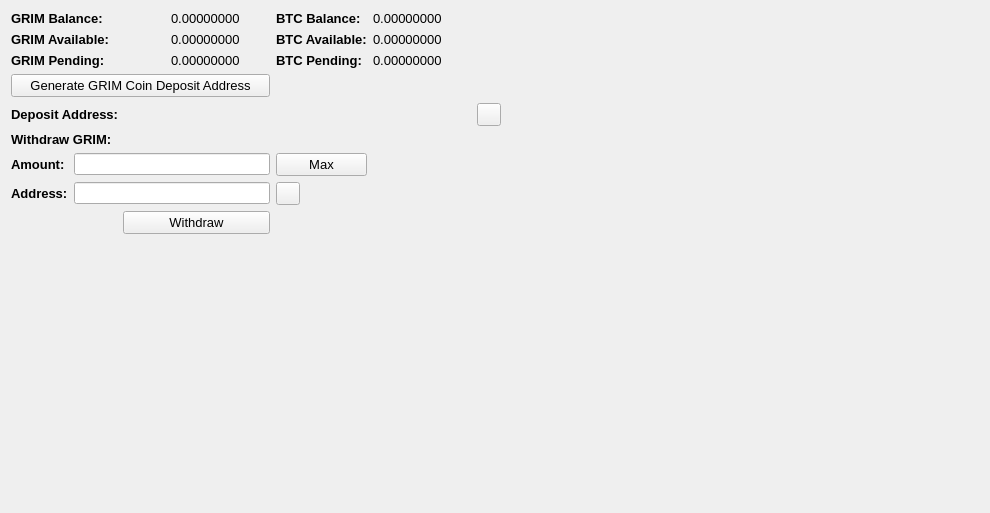
     <widget class="QWidget" name="BalanceTab">
      <attribute name="title">
       <string>Balance</string>
      </attribute>
      <layout class="QGridLayout" name="gridLayout_2">
       <item row="0" column="0" colspan="2">
        <widget class="QLabel" name="label_11">
         <property name="font">
          <font>
           <pointsize>10</pointsize>
           <weight>75</weight>
           <bold>true</bold>
          </font>
         </property>
         <property name="text">
          <string>GRIM Balance:</string>
         </property>
        </widget>
       </item>
       <item row="0" column="3">
        <widget class="QLabel" name="GRIMBalanceLabel">
         <property name="font">
          <font>
           <pointsize>10</pointsize>
          </font>
         </property>
         <property name="text">
          <string>0.00000000</string>
         </property>
         <property name="textInteractionFlags">
          <set>Qt::LinksAccessibleByMouse|Qt::TextSelectableByMouse</set>
         </property>
        </widget>
       </item>
       <item row="0" column="4">
        <widget class="QLabel" name="label_12">
         <property name="font">
          <font>
           <pointsize>10</pointsize>
           <weight>75</weight>
           <bold>true</bold>
          </font>
         </property>
         <property name="text">
          <string>BTC Balance:</string>
         </property>
        </widget>
       </item>
       <item row="0" column="5">
        <widget class="QLabel" name="BitcoinBalanceLabel">
         <property name="font">
          <font>
           <pointsize>10</pointsize>
          </font>
         </property>
         <property name="text">
          <string>0.00000000</string>
         </property>
         <property name="textInteractionFlags">
          <set>Qt::LinksAccessibleByMouse|Qt::TextSelectableByMouse</set>
         </property>
        </widget>
       </item>
       <item row="0" column="7" rowspan="10">
        <spacer name="horizontalSpacer_4">
         <property name="orientation">
          <enum>Qt::Horizontal</enum>
         </property>
         <property name="sizeHint" stdset="0">
          <size>
           <width>478</width>
           <height>488</height>
          </size>
         </property>
        </spacer>
       </item>
       <item row="1" column="0" colspan="2">
        <widget class="QLabel" name="label_13">
         <property name="font">
          <font>
           <pointsize>10</pointsize>
           <weight>75</weight>
           <bold>true</bold>
          </font>
         </property>
         <property name="text">
          <string>GRIM Available:</string>
         </property>
        </widget>
       </item>
       <item row="1" column="3">
        <widget class="QLabel" name="GRIMAvailableLabel_2">
         <property name="font">
          <font>
           <pointsize>10</pointsize>
          </font>
         </property>
         <property name="text">
          <string>0.00000000</string>
         </property>
         <property name="textInteractionFlags">
          <set>Qt::LinksAccessibleByMouse|Qt::TextSelectableByMouse</set>
         </property>
        </widget>
       </item>
       <item row="1" column="4">
        <widget class="QLabel" name="label_15">
         <property name="font">
          <font>
           <pointsize>10</pointsize>
           <weight>75</weight>
           <bold>true</bold>
          </font>
         </property>
         <property name="text">
          <string>BTC Available:</string>
         </property>
        </widget>
       </item>
       <item row="1" column="5">
        <widget class="QLabel" name="BitcoinAvailableLabel">
         <property name="font">
          <font>
           <pointsize>10</pointsize>
          </font>
         </property>
         <property name="text">
          <string>0.00000000</string>
         </property>
         <property name="textInteractionFlags">
          <set>Qt::LinksAccessibleByMouse|Qt::TextSelectableByMouse</set>
         </property>
        </widget>
       </item>
       <item row="2" column="0" colspan="2">
        <widget class="QLabel" name="label_14">
         <property name="font">
          <font>
           <pointsize>10</pointsize>
           <weight>75</weight>
           <bold>true</bold>
          </font>
         </property>
         <property name="text">
          <string>GRIM Pending:</string>
         </property>
        </widget>
       </item>
       <item row="2" column="3">
        <widget class="QLabel" name="GRIMPendingLabel">
         <property name="font">
          <font>
           <pointsize>10</pointsize>
          </font>
         </property>
         <property name="text">
          <string>0.00000000</string>
         </property>
         <property name="textInteractionFlags">
          <set>Qt::LinksAccessibleByMouse|Qt::TextSelectableByMouse</set>
         </property>
        </widget>
       </item>
       <item row="2" column="4">
        <widget class="QLabel" name="label_31">
         <property name="font">
          <font>
           <pointsize>10</pointsize>
           <weight>75</weight>
           <bold>true</bold>
          </font>
         </property>
         <property name="text">
          <string>BTC Pending:</string>
         </property>
        </widget>
       </item>
       <item row="2" column="5">
        <widget class="QLabel" name="BitcoinPendingLabel">
         <property name="font">
          <font>
           <pointsize>10</pointsize>
          </font>
         </property>
         <property name="text">
          <string>0.00000000</string>
         </property>
         <property name="textInteractionFlags">
          <set>Qt::LinksAccessibleByMouse|Qt::TextSelectableByMouse</set>
         </property>
        </widget>
       </item>
       <item row="3" column="0" colspan="4">
        <widget class="QPushButton" name="GenDepositBTN">
         <property name="font">
          <font>
           <pointsize>10</pointsize>
          </font>
         </property>
         <property name="text">
          <string>Generate GRIM Coin Deposit Address</string>
         </property>
        </widget>
       </item>
       <item row="4" column="0" colspan="3">
        <widget class="QLabel" name="label_33">
         <property name="font">
          <font>
           <pointsize>10</pointsize>
           <weight>75</weight>
           <bold>true</bold>
          </font>
         </property>
         <property name="text">
          <string>Deposit Address:</string>
         </property>
        </widget>
       </item>
       <item row="4" column="3" colspan="3">
        <widget class="QLabel" name="DepositAddressLabel">
         <property name="minimumSize">
          <size>
           <width>300</width>
           <height>0</height>
          </size>
         </property>
         <property name="palette">
          <palette>
           <active>
            <colorrole role="WindowText">
             <brush brushstyle="SolidPattern">
              <color alpha="255">
               <red>0</red>
               <green>0</green>
               <blue>0</blue>
              </color>
             </brush>
            </colorrole>
            <colorrole role="Text">
             <brush brushstyle="SolidPattern">
              <color alpha="255">
               <red>0</red>
               <green>0</green>
               <blue>255</blue>
              </color>
             </brush>
            </colorrole>
           </active>
           <inactive>
            <colorrole role="WindowText">
             <brush brushstyle="SolidPattern">
              <color alpha="255">
               <red>0</red>
               <green>0</green>
               <blue>0</blue>
              </color>
             </brush>
            </colorrole>
            <colorrole role="Text">
             <brush brushstyle="SolidPattern">
              <color alpha="255">
               <red>0</red>
               <green>0</green>
               <blue>255</blue>
              </color>
             </brush>
            </colorrole>
           </inactive>
           <disabled>
            <colorrole role="WindowText">
             <brush brushstyle="SolidPattern">
              <color alpha="255">
               <red>120</red>
               <green>120</green>
               <blue>120</blue>
              </color>
             </brush>
            </colorrole>
            <colorrole role="Text">
             <brush brushstyle="SolidPattern">
              <color alpha="255">
               <red>120</red>
               <green>120</green>
               <blue>120</blue>
              </color>
             </brush>
            </colorrole>
           </disabled>
          </palette>
         </property>
         <property name="font">
          <font>
           <pointsize>10</pointsize>
           <weight>75</weight>
           <bold>true</bold>
          </font>
         </property>
         <property name="text">
          <string/>
         </property>
         <property name="alignment">
          <set>Qt::AlignRight|Qt::AlignTrailing|Qt::AlignVCenter</set>
         </property>
         <property name="textInteractionFlags">
          <set>Qt::LinksAccessibleByMouse|Qt::TextSelectableByKeyboard|Qt::TextSelectableByMouse</set>
         </property>
        </widget>
       </item>
       <item row="4" column="6">
        <widget class="QToolButton" name="DepositCopyButton">
         <property name="toolTip">
          <string>Copy to clipboard</string>
         </property>
         <property name="text">
          <string/>
         </property>
         <property name="icon">
          <iconset resource="../bitcoin.qrc">
           <normaloff>:/icons/editcopy</normaloff>:/icons/editcopy</iconset>
         </property>
         <property name="shortcut">
          <string>Alt+P</string>
         </property>
        </widget>
       </item>
       <item row="5" column="0" colspan="2">
        <widget class="QLabel" name="label_34">
         <property name="font">
          <font>
           <pointsize>10</pointsize>
           <weight>75</weight>
           <bold>true</bold>
          </font>
         </property>
         <property name="text">
          <string>Withdraw GRIM:</string>
         </property>
        </widget>
       </item>
       <item row="6" column="0">
        <widget class="QLabel" name="label_26">
         <property name="font">
          <font>
           <pointsize>10</pointsize>
           <weight>75</weight>
           <bold>true</bold>
          </font>
         </property>
         <property name="text">
          <string>Amount:</string>
         </property>
        </widget>
       </item>
       <item row="6" column="1" colspan="3">
        <widget class="QLineEdit" name="WithdrawUnitsInput">
         <property name="font">
          <font>
           <pointsize>9</pointsize>
           <weight>75</weight>
           <bold>true</bold>
          </font>
         </property>
         <property name="text">
          <string/>
         </property>
        </widget>
       </item>
       <item row="6" column="4">
        <widget class="QPushButton" name="Withdraw_Max_Amount">
         <property name="font">
          <font>
           <pointsize>10</pointsize>
          </font>
         </property>
         <property name="text">
          <string>Max</string>
         </property>
        </widget>
       </item>
       <item row="7" column="0">
        <widget class="QLabel" name="label_10">
         <property name="font">
          <font>
           <pointsize>10</pointsize>
           <weight>75</weight>
           <bold>true</bold>
          </font>
         </property>
         <property name="text">
          <string>Address:</string>
         </property>
        </widget>
       </item>
       <item row="7" column="1" colspan="3">
        <widget class="QLineEdit" name="WithdrawAddress">
         <property name="font">
          <font>
           <pointsize>9</pointsize>
           <weight>75</weight>
           <bold>true</bold>
          </font>
         </property>
        </widget>
       </item>
       <item row="7" column="4">
        <widget class="QToolButton" name="WithdrawPasteButton">
         <property name="toolTip">
          <string>Paste from clipboard</string>
         </property>
         <property name="text">
          <string/>
         </property>
         <property name="icon">
          <iconset resource="../bitcoin.qrc">
           <normaloff>:/icons/editpaste</normaloff>:/icons/editpaste</iconset>
         </property>
         <property name="shortcut">
          <string>Alt+P</string>
         </property>
        </widget>
       </item>
       <item row="8" column="2" colspan="2">
        <widget class="QPushButton" name="WithdrawUnitsBtn">
         <property name="font">
          <font>
           <pointsize>10</pointsize>
          </font>
         </property>
         <property name="text">
          <string>Withdraw</string>
         </property>
        </widget>
       </item>
       <item row="9" column="0" colspan="6">
        <spacer name="verticalSpacer">
         <property name="orientation">
          <enum>Qt::Vertical</enum>
         </property>
         <property name="sizeHint" stdset="0">
          <size>
           <width>428</width>
           <height>262</height>
          </size>
         </property>
        </spacer>
       </item>
      </layout>
      <zorder>label_31</zorder>
      <zorder>label_15</zorder>
      <zorder>label_12</zorder>
      <zorder>label_14</zorder>
      <zorder>label_13</zorder>
      <zorder>label_11</zorder>
      <zorder>BitcoinBalanceLabel</zorder>
      <zorder>GRIMBalanceLabel</zorder>
      <zorder>GRIMAvailableLabel_2</zorder>
      <zorder>GRIMPendingLabel</zorder>
      <zorder>BitcoinAvailableLabel</zorder>
      <zorder>BitcoinPendingLabel</zorder>
      <zorder>label_33</zorder>
      <zorder>GenDepositBTN</zorder>
      <zorder>DepositAddressLabel</zorder>
      <zorder>Withdraw_Max_Amount</zorder>
      <zorder>label_34</zorder>
      <zorder>WithdrawUnitsInput</zorder>
      <zorder>label_10</zorder>
      <zorder>label_26</zorder>
      <zorder>WithdrawAddress</zorder>
      <zorder>WithdrawUnitsBtn</zorder>
      <zorder>horizontalSpacer_4</zorder>
      <zorder>verticalSpacer</zorder>
      <zorder>WithdrawPasteButton</zorder>
      <zorder>DepositCopyButton</zorder>
     </widget>
